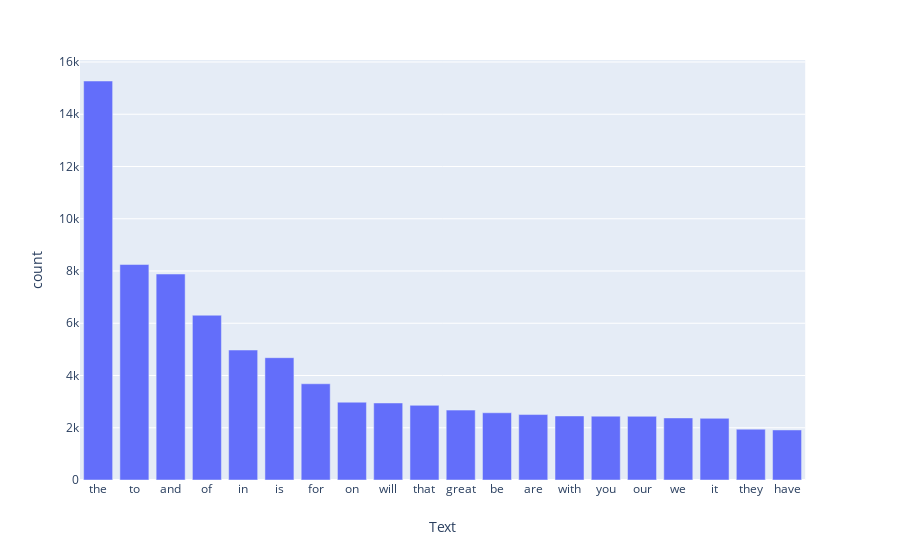

This figure's notebook cell:
### Code cell
def get_top_n_words(corpus, n=None):
    vec = CountVectorizer().fit(corpus)
    bag_of_words = vec.transform(corpus)
    sum_words = bag_of_words.sum(axis=0) 
    words_freq = [(word, sum_words[0, idx]) for word, idx in vec.vocabulary_.items()]
    words_freq =sorted(words_freq, key = lambda x: x[1], reverse=True)
    return words_freq[:n]
common_words = get_top_n_words(df['Text'], 20)
for word, freq in common_words:
    print(word, freq)
df1 = pd.DataFrame(common_words, columns = ['Text' , 'count'])
df1.groupby('Text').sum()['count'].sort_values(ascending=False)

fig = px.bar(df1, y='count',x='Text')
fig.show()


#df1.groupby('ReviewText').sum()['count'].sort_values(ascending=False).iplot(
#    kind='bar', yTitle='Count', linecolor='black', title='Top 20 words in review before removing stop words')

### Figure 1 — Plotly figure (JSON) as saved in the notebook; plotly's stock layout.template omitted (floating-point values rounded to 4 significant figures)
{"data": [{"alignmentgroup": "True", "hoverlabel": {"namelength": 0}, "hovertemplate": "Text=%{x}<br>count=%{y}", "legendgroup": "", "marker": {"color": "#636efa"}, "name": "", "offsetgroup": "", "orientation": "v", "showlegend": false, "textposition": "auto", "type": "bar", "x": ["the", "to", "and", "of", "in", "is", "for", "on", "will", "that", "great", "be", "are", "with", "you", "our", "we", "it", "they", "have"], "xaxis": "x", "y": [15273, 8248, 7884, 6307, 4975, 4682, 3683, 2978, 2948, 2858, 2675, 2573, 2505, 2452, 2444, 2438, 2376, 2361, 1945, 1916], "yaxis": "y"}], "layout": {"autosize": true, "barmode": "relative", "legend": {"tracegroupgap": 0}, "margin": {"t": 60}, "xaxis": {"anchor": "y", "autorange": true, "domain": [0, 0.98], "range": [-0.5, 19.5], "title": {"text": "Text"}, "type": "category"}, "yaxis": {"anchor": "x", "autorange": true, "domain": [0, 1], "range": [0, 16080.0], "title": {"text": "count"}, "type": "linear"}}}
